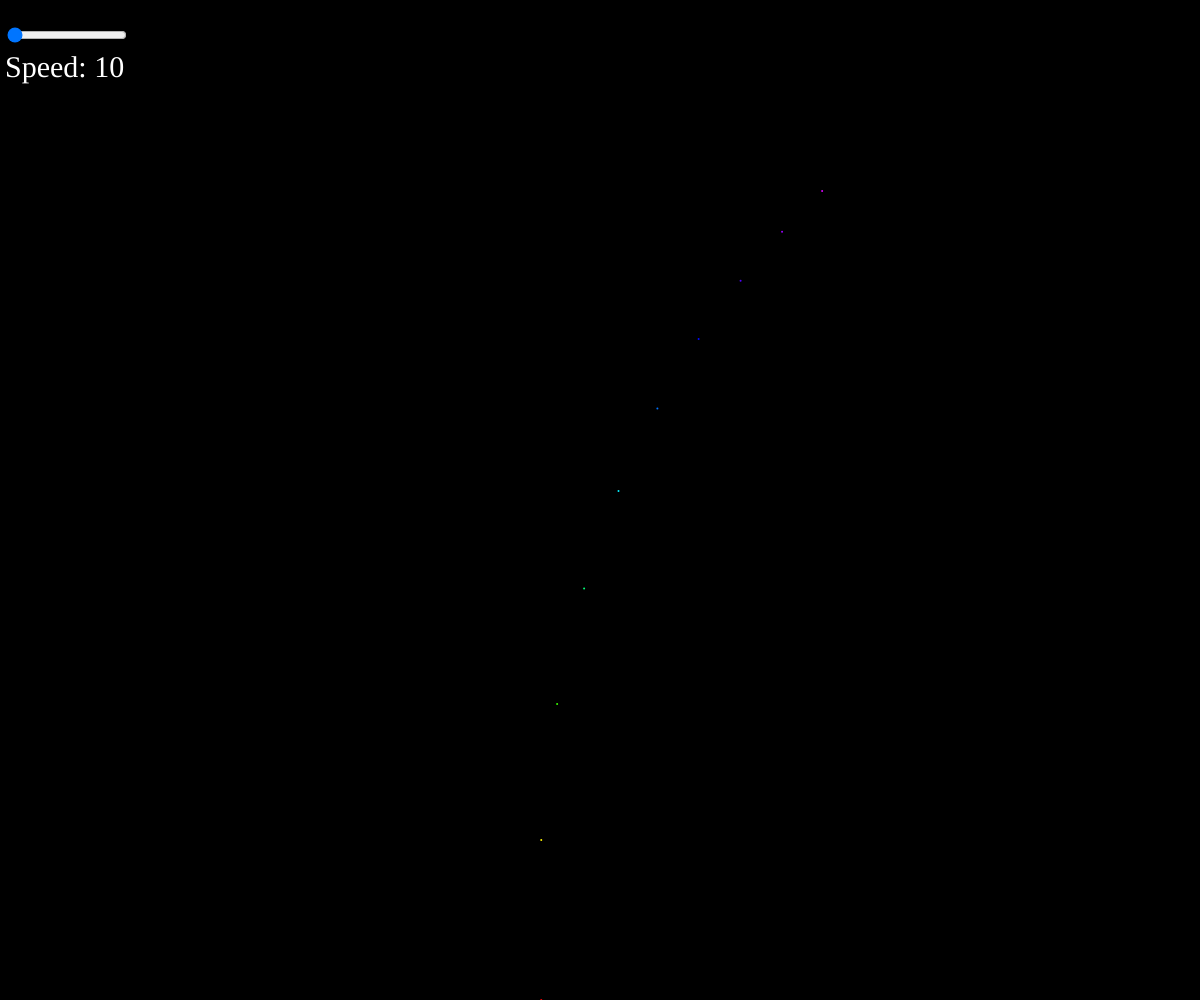
Frame 1 (no input)
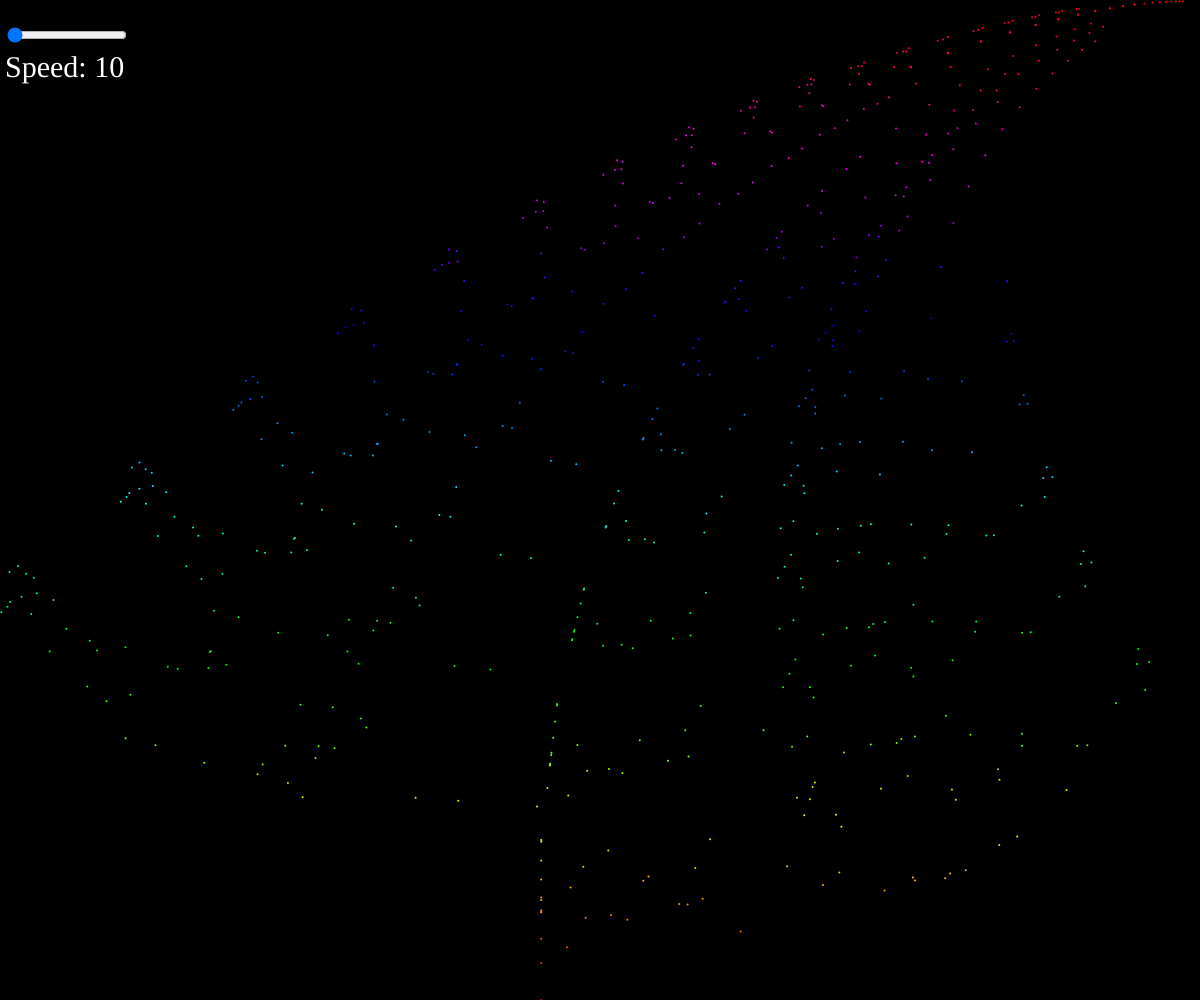
Frame 60 (no input)
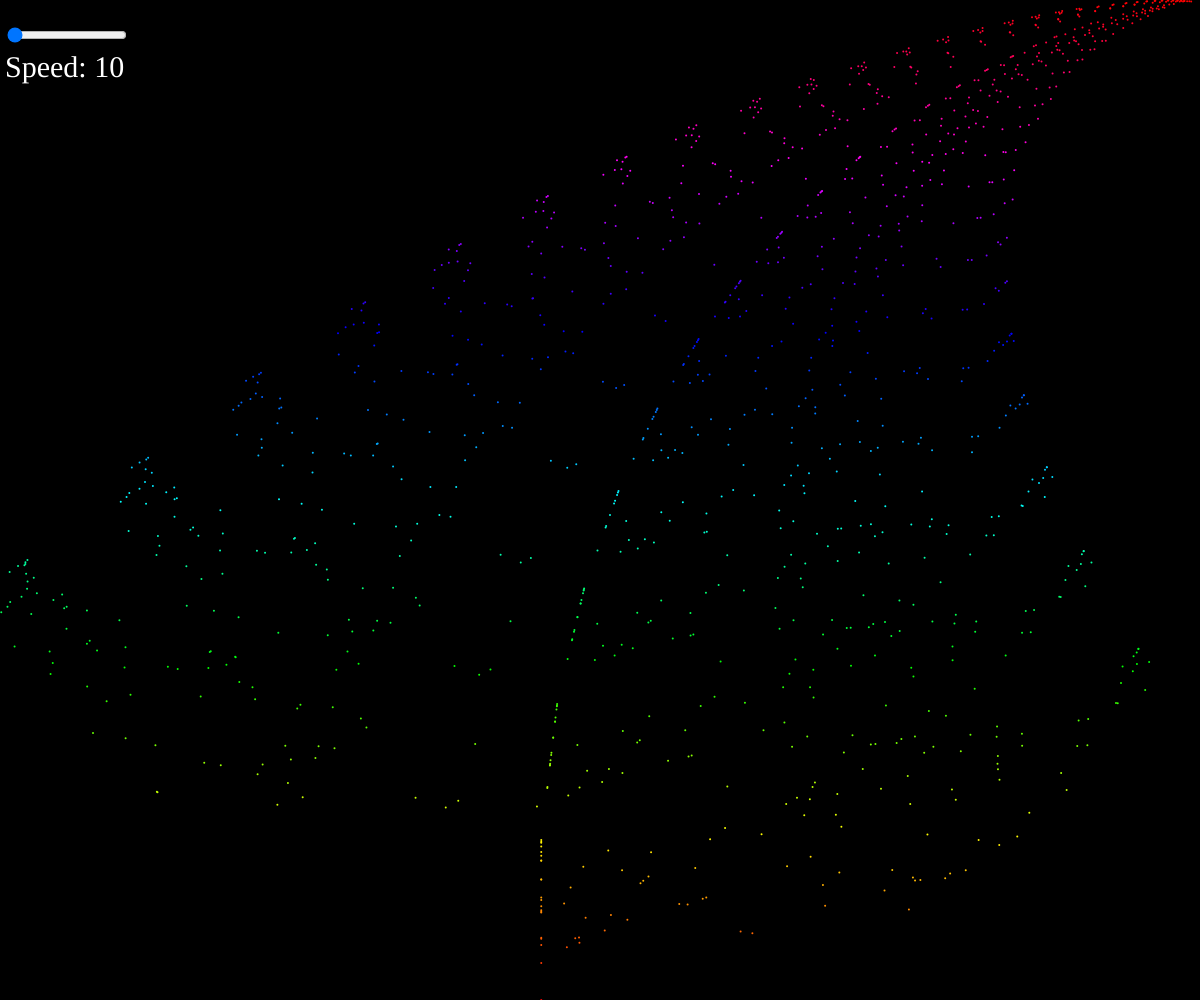
Frame 120 (the mouse pressed at the canvas centre since frame 60)

The p5.js sketch that drew these frames (run headless with seeded random() and noise() and a simulated clock; from frame 60 on, the mouse is pressed at the canvas centre):

// p5.js sketch
// ── sketch.js
let x = 0;
let y = 0;

let slider;
let tekst;

function setup() {
  createCanvas(windowWidth, windowHeight);
  //zorg dat de scrollbar weg is
  document.documentElement.style.overflow = 'hidden';
  document.body.scroll = "no";
  colorMode(HSB, 255, 255, 255);
  background(0);

  slider = createSlider(0, 10000, 10, 10);
  slider.position(5, 25);
  slider.style('width', '120px');

  tekst = createDiv('Speed: ' + slider.value());
  tekst.position(5, 50);
  tekst.style('color', color(255));
  tekst.style('font-size', '30px');
}

function draw() {
  for (let i = 0; i < slider.value(); i++) {
    tekenPunt();
    volgendPunt();
  }
  tekst.html('Speed: ' + slider.value());
}

function tekenPunt() {
  stroke(map(y, 0, 9.9983, 0, 255), 255, 255);
  strokeWeight(2);
  let px = map(x, -2.1820, 2.6558, 0, width);
  let py = map(y, 0, 9.9983, height, 0);

  point(px, py);


}

function volgendPunt() {
  let volgendeX;
  let volgendeY;
  let r = random(1);

  if (r < 0.01) {
    volgendeY = 0.16 * y;
    volgendeX = 0;
  } else if (r < 0.86) {
    volgendeX = 0.85 * x + 0.04 * y;
    volgendeY = -0.04 * x + 0.85 * y + 1.6;
  } else if (r < 0.93) {
    volgendeX = 0.2 * x + -0.26 * y;
    volgendeY = 0.23 * x + 0.22 * y + 1.6;
  } else {
    volgendeX = -0.15 * x + 0.28 * y;
    volgendeY = 0.26 * x + 0.24 * y + 0.44;
  }
  x = volgendeX;
  y = volgendeY;
}

function windowResized() {
  resizeCanvas(windowWidth, windowHeight);
  setup();
}
